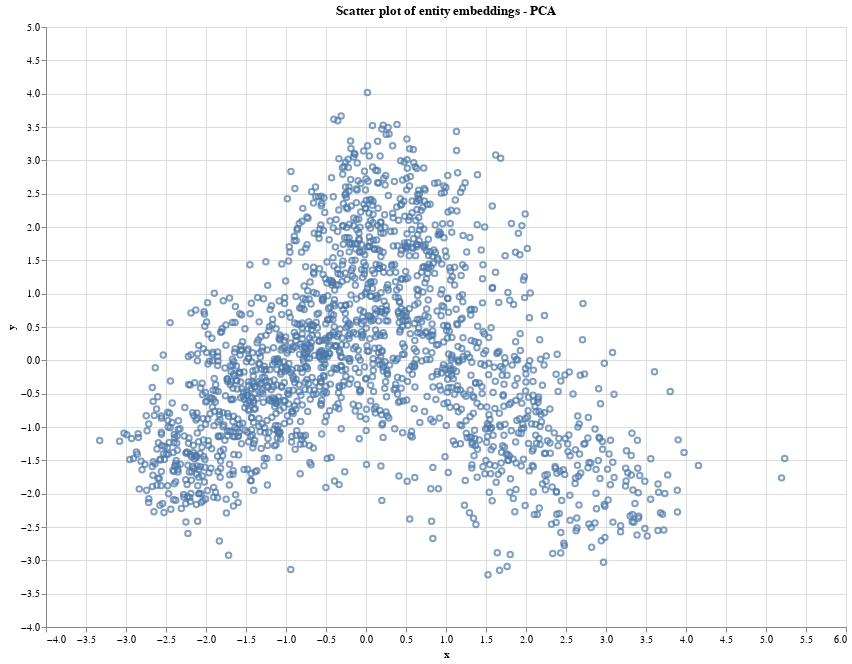

Write notebook code for a chart like this one.
### Code cell
# Create a line plot
scatter_plot = alt.Chart(embeddings_df).mark_point().encode(
    y=alt.Y('y', type="quantitative"),
    x=alt.X('x', type="quantitative"),
).properties(
    title='Scatter plot of entity embeddings - PCA'
)

scatter_plot.properties(width=800, height=600)

### Figure 1 — Vega-Lite specification as saved in the notebook (floating-point values rounded to 4 significant figures; data arrays with more than 128 entries replaced by an {"elided": "..."} marker saying what was removed)
{"config": {"view": {"continuousWidth": 300, "continuousHeight": 300}}, "data": {"name": "data-1b7419f16be9f86a6d7f01a33923cb9c"}, "mark": {"type": "point"}, "encoding": {"x": {"field": "x", "type": "quantitative"}, "y": {"field": "y", "type": "quantitative"}}, "height": 600, "title": "Scatter plot of entity embeddings - PCA", "width": 800, "$schema": "https://vega.github.io/schema/vega-lite/v5.17.0.json", "datasets": {"data-1b7419f16be9f86a6d7f01a33923cb9c": {"elided": "1810 records"}}}
